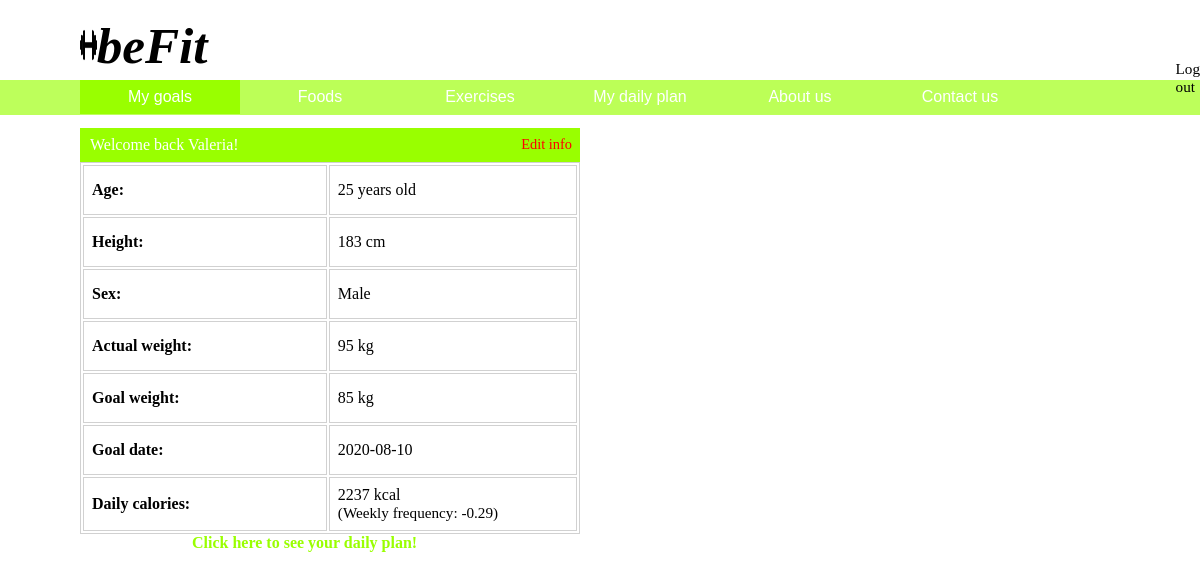
Screenshot of /web/my-goals.php (signed in) with the database file from the repository.
### tables this page shows
CREATE TABLE IF NOT EXISTS `users` (
  `id` int(11) NOT NULL AUTO_INCREMENT,
  `name` text NOT NULL,
  `email` varchar(200) NOT NULL,
  `password` varchar(200) NOT NULL,
  `age` int(3) NOT NULL,
  `weight` int(3) NOT NULL,
  `height` int(3) NOT NULL,
  `sex` int(11) NOT NULL,
  `finaldate` date NOT NULL,
  `goal` int(3) NOT NULL,
  PRIMARY KEY (`id`)
);

### web/my-goals.php (the view, shortened to what this page needs)
<?php
	require 'database.php';
	if (isset($_SESSION['user_id'])) {
		$records = $conn->prepare('SELECT id, name, email, password, age, weight, height, sex, goal, finaldate FROM users WHERE id=:id');
		$records->bindParam(':id', $_SESSION['user_id']);
		$records->execute();
		$results = $records->fetch(PDO::FETCH_ASSOC);
		$user = null;
		if (count($results) > 0) {
			$user = $results;
		}
	}
?>
<html>
	<head>
		<link rel="stylesheet" type="text/css" href="css/my-goals.css">
	</head>
	<body>
			<div class="top-content">
				<div class="name">
					<a href="my-goals.php"><img src="images/6e94695575a2c897135f7cc0b86800eb.png" width=105%; height=40%;></a>
					<h4><a href="my-goals.php" style="text-decoration:none;">beFit</a></h4>
					<a href="logout.php" class="logout">Log out</a>
				</div>
				<div class="tabs-container">
					<a href="my-goals.php"><button class="tab-active">My goals</button></a>
					<div class="not-tab-active">
						<a href="foods.php"><button>Foods</button></a><a href="exercises.php"><button>Exercises</button></a><a href="dailyplanner.php"><button>My daily plan</button></a><a href="aboutt.php"><button>About us</button></a><a href="contactt.php"><button>Contact us</button></a>
					</div>
				</div>
			</div>
			<div class="message">
			<?php if(!empty($user)): ?>
				Welcome back <?php echo $user['name']; ?>!
				<a style="float:right; font-size:0.9rem;" href="editinfo.php">Edit info</a>
			</div>
				<table style="text-align:left">
					<tr>
						<th>Age: </th>
						<td><?php echo $user['age']; ?> years old</th>
					</tr>
					<tr>
						<th>Height: </th>
						<td><?php echo $user['height']; ?> cm</th>
					</tr>
					<tr>
						<th>Sex: </th>
						<td><?php if ($user['sex'] == 1) {
										echo "Female";
										} else {
										echo "Male";
										}?></th>
					</tr>
					<tr>
						<th>Actual weight: </th>
						<td><?php echo $user['weight']; ?> kg</th>
					</tr>
					<tr>
						<th>Goal weight: </th>
						<td><?php echo $user['goal']; ?> kg</th>
					</tr>
					<tr>
						<th>Goal date: </th>
						<td><?php echo $user['finaldate']; ?></th>
					</tr>
					<tr>
						<th>Daily calories: </th>
						<td><?php require 'function-calc.php';?> kcal <p style="font-size:0.95rem; margin:0; font-family:Century Gothic;">(Weekly frequency: <?php echo $mas; echo bcdiv($weeklyfreq, '1', 2); ?>)</p></th>
					</tr>
				</table>
				<a style="font-family:Century Gothic;" class="click" href="dailyplanner.php">Click here to see your daily plan!</a>
			<?php endif; ?>
	</body>
</html>

### web/function-calc.php (shortened to what this page needs)
<?php
	require 'database.php';
	if (isset($_SESSION['user_id'])) {
		$records = $conn->prepare('SELECT id, age, height, sex, goal, finaldate, weight FROM users WHERE id=:id');
		$records->bindParam(':id', $_SESSION['user_id']);
		$records->execute();
		$results = $records->fetch(PDO::FETCH_ASSOC);
		$user = null;
		if (count($results) > 0) {
			$user = $results;
		}
	}
	$goal 	= $user['goal'];
	$height = $user['height'];
	$age	= $user['age'];
	$sex	= $user['sex'];
	$finaldate	= $user['finaldate'];
	$weight	= $user['weight'];
	$date = date("Y-m-d");
	$weightdiff = abs($weight - $goal);
	$datetime1 = date_create($date);
    $datetime2 = date_create($finaldate);
	$interval = date_diff($datetime1, $datetime2);
	$days = $interval->format('%a');
	if ($days != 0) {
		$totaltolose = (7000 * $weightdiff) / $days;
	}else{
		$totaltolose = 0;
	}
	if($sex == 2){
		$calories=(66+(13.7* $weight)+(5* $height)-(6.75* $age))*1.2 ;
		if ($weight > $goal) {
			$total = round($calories - $totaltolose);
		}else if($weight < $goal){
			$total = round($calories + $totaltolose);
		}else{
			$total = round($calories);
		}
		echo "$total";
	}
	if ($weight > $goal) {
			$weeklyfreq = "-".($totaltolose*7) / 7000;
		}else if($weight < $goal){
			$mas = "+";
			$weeklyfreq = ($totaltolose*7) / 7000;
		}else{
			$weeklyfreq = 0;
		}
?>

### web/css/my-goals.css (style rules this page uses)
* { box-sizing: border-box; }
body { margin: 0; background-repeat: no-repeat; background-image: url("https://cookstorming.com/wp-content/uploads/2015/03/Fotolia_99776874_Subscription_Monthly_M.jpg"); }
h4 { text-align: left; font-size: 3.2rem; font-style: oblique; font-family: Lucida Handwriting; margin-bottom: 0; margin-top: 1rem; }
table, th, td { margin-left: 5rem; width: 500px; font-family: Century Gothic; height: 50px; border: 1px solid rgba(204, 204, 204, 0.9); }
th, td { padding: 0.5rem; }
.click { margin-left: 12rem; color: #99ff00; font-weight: bold; }
.message { font-family: Century Gothic; margin-left: 5rem; margin-top: 0.8rem; width: 500px; padding: 0.5rem; padding-left: 10px; color: #fff; background-color: #99ff00; }
.name { display: flex; margin-left: 5rem; }
.logout { margin-left: 60.5rem; padding-top: 3.73rem; color: #fff; font-family: Century Gothic; cursor: pointer; font-size: 0.95rem; text-decoration: none; }
a { text-decoration: none; color:red; }
.name img { margin-top: 1.8rem; }
.name a { width: 60px; height: 80px; cursor: pointer; color: #000; }
.tabs-container { font-family: Century Gothic; display: flex; background-color: rgba(173, 255, 51, 0.8); margin: 0; height: 2.17rem; max-width: 85.4rem; }
.not-tab-active button { background-color: rgba(173, 255, 51, 0.1); border: 0; padding: 0.5rem; width: 10rem; font-size: 1rem; cursor: pointer; color: #fff; }
.tab-active { margin-left: 5rem; background-color: #99ff00; border: 0; padding: 0.5rem; width: 10rem; font-size: 1rem; cursor: pointer; color: #fff; }

### rows the page displays
users: name "Valeria", age "25", height "183", weight "95", goal "85", finaldate "2020-08-10", total "2237", bcdiv($weeklyfreq, '1', 2) "-0.29"
